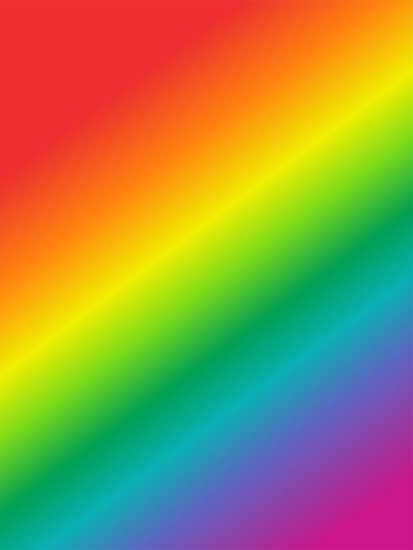
#> input picture DATA/rainbow.jpg, 413 x 550 px
$ python masked_histograms.py
#> lines starting #> are read from the running program, lines starting #| are printed output that depends on the picture
import cv2
import numpy as np
import matplotlib.pyplot as plt

rainbow = cv2.imread('../DATA/rainbow.jpg')
#> rainbow is the input picture: shape (550, 413, 3); mean B, G, R 72.8, 142.3, 152.3
show_rainbow = cv2.cvtColor(rainbow, cv2.COLOR_BGR2RGB)

img = rainbow

# create a mask
mask = np.zeros(img.shape[:2], np.uint8)
mask[300:400, 100:400] = 255

masked_img = cv2.bitwise_and(img, img, mask=mask)
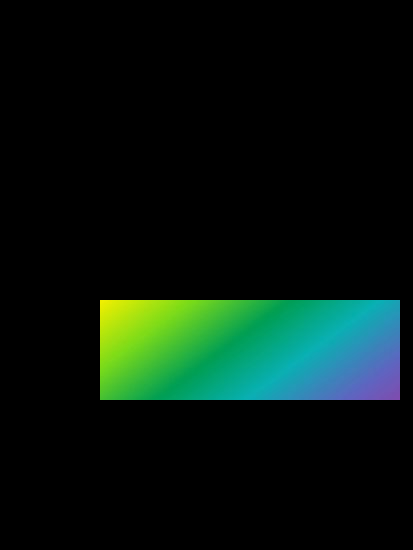
#> masked_img: shape (550, 413, 3); mean B, G, R 14.7, 22.5, 6.8
show_masked_img = cv2.bitwise_and(show_rainbow, show_rainbow, mask=mask)

hist_mask_values_red = cv2.calcHist(
    [rainbow], channels=[2], mask=mask, histSize=[256], ranges=[0, 256])
#> hist_mask_values_red = 256 values, max 1332 at index 1, min 0 at index 221, mean 117.2
hist_full_values_red = cv2.calcHist(
    [rainbow], channels=[2], mask=None, histSize=[256], ranges=[0, 256])
#> hist_full_values_red = 256 values, max 20471 at index 236, min 70 at index 226, mean 887.3

plt.plot(hist_full_values_red)
plt.title('Histogram for RED values of the full image')
plt.show()
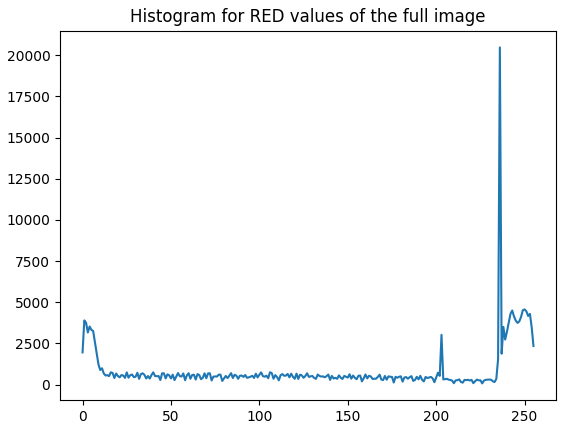
#> figure drawn by matplotlib, 1 panel; curve peaks at x = 236, y = 20471

plt.plot(hist_mask_values_red)
plt.title('Histogram for RED values for the Masked Area')
plt.show()
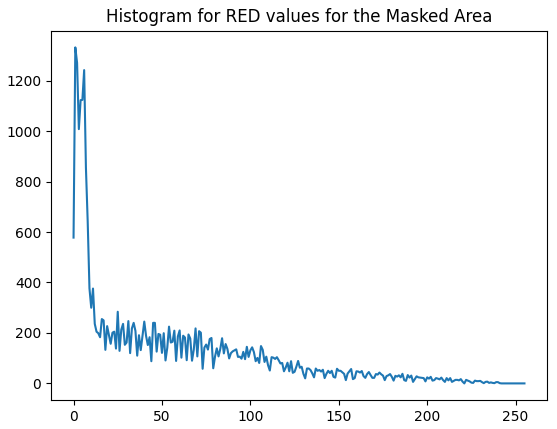
#> figure drawn by matplotlib, 1 panel; curve peaks at x = 1, y = 1332
